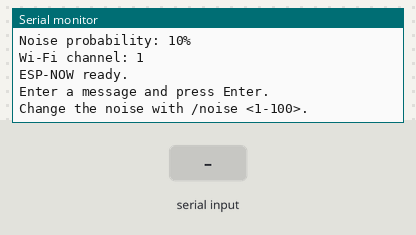
Simulated run of this sketch. Board: ESP32. Shown: the last lines printed to the serial monitor. The test bench sets the inputs (shaded band). Random numbers use the default seed unless the sketch sets one.

Above: at 2.2 s.
2.3 s: "/noise\n" received over Serial
At 3.5 s:
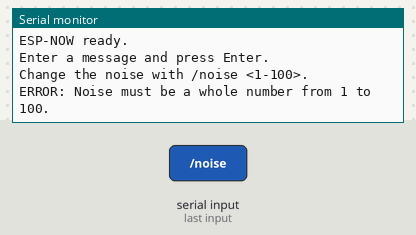
3.8 s: "/\n" received over Serial
At 4.7 s:
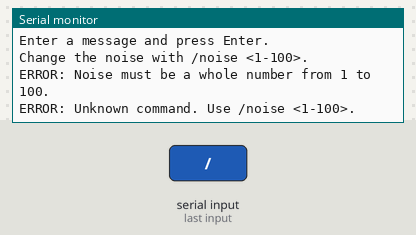
5.3 s: "90,45\n" received over Serial
At 6.1 s:
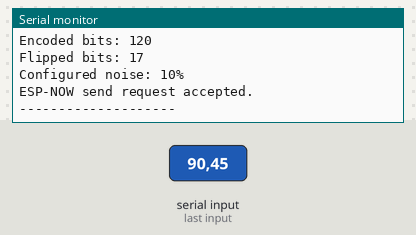
6.8 s: "0\n" received over Serial
8.3 s: "/noise90\n" received over Serial
At 9.4 s:
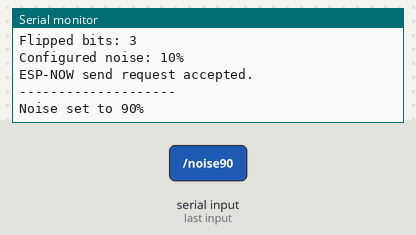

Measured:
- after the input at 2.3 s, the serial monitor: prints a new line at once (image 1)
- after the input at 3.8 s, the serial monitor: prints a new line at once (image 2)
- after the input at 5.3 s, the serial monitor: prints a new line at once (image 3)
- after the input at 8.3 s, the serial monitor: prints a new line at once (image 4)

The sketch:

TXNoiseDebug.ino
```cpp
#include <Arduino.h>
#include <WiFi.h>
#include <esp_now.h>
#include <esp_wifi.h>
#include <esp_system.h>
#include <cstring>

// =====================================================
// CONFIGURATION
// =====================================================

static constexpr uint8_t WIFI_CHANNEL = 1;
static constexpr uint8_t DEFAULT_NOISE_PERCENT = 10;
static constexpr size_t MAX_MESSAGE_LENGTH = 48;

static constexpr uint32_t PACKET_MAGIC = 0x51524543;  // "QREC"
static constexpr uint8_t REPETITION_FACTOR = 3;

// Broadcast MAC: receiver does not need to be configured
// with the transmitter's MAC address.
uint8_t broadcastAddress[] = {
  0xFF, 0xFF, 0xFF, 0xFF, 0xFF, 0xFF
};

// =====================================================
// PACKET FORMAT
//
// Both ESP32s MUST use this exact structure.
// Each character produces 24 encoded bits, packed
// into 3 bytes.
// =====================================================

struct TxPacket {
  uint32_t magic;
  uint32_t sequence;
  uint8_t noisePercent;
  uint8_t messageLength;
  uint16_t flipCount;
  char raw[MAX_MESSAGE_LENGTH];
  uint8_t noisyPacked[MAX_MESSAGE_LENGTH * 3];
};

static_assert(sizeof(TxPacket) <= ESP_NOW_MAX_DATA_LEN,
              "Packet exceeds ESP-NOW v1 payload limit");

uint32_t sequenceNumber = 0;

// Flip probability per transmitted bit copy, 1-100%.
// Changed at runtime with "/noise <1-100>" (the dashboard's
// noise bar sends this before every message).
uint8_t noisePercent = DEFAULT_NOISE_PERCENT;

// =====================================================
// INJECT NOISE
// =====================================================

bool injectNoise(uint8_t &bit) {
  if ((esp_random() % 100) < noisePercent) {
    bit ^= 1;
    return true;
  }

  return false;
}

// =====================================================
// PACK ONE BIT INTO THE OUTPUT BYTE ARRAY
// =====================================================

void packBit(uint8_t *buffer, size_t bitIndex, uint8_t bit) {
  if (bit) {
    buffer[bitIndex / 8] |=
      (uint8_t)(1U << (7 - (bitIndex % 8)));
  }
}

// =====================================================
// BUILD PACKET WITH REPETITION ENCODING + NOISE
// =====================================================

void buildPacket(const String &message, TxPacket &packet) {
  memset(&packet, 0, sizeof(packet));

  packet.magic = PACKET_MAGIC;
  packet.sequence = ++sequenceNumber;
  packet.noisePercent = noisePercent;
  packet.messageLength = (uint8_t)message.length();

  memcpy(packet.raw, message.c_str(), message.length());

  size_t outputBitIndex = 0;

  for (size_t charIndex = 0;
       charIndex < message.length();
       charIndex++) {

    uint8_t character = (uint8_t)message[charIndex];

    // Process each character MSB first.
    for (int bitPosition = 7; bitPosition >= 0; bitPosition--) {
      uint8_t originalBit = (character >> bitPosition) & 1;

      // Repeat each source bit three times.
      for (uint8_t copyIndex = 0;
           copyIndex < REPETITION_FACTOR;
           copyIndex++) {

        uint8_t noisyBit = originalBit;

        if (injectNoise(noisyBit)) {
          packet.flipCount++;
        }

        packBit(packet.noisyPacked, outputBitIndex, noisyBit);
        outputBitIndex++;
      }
    }
  }
}

// =====================================================
// SETUP ESP-NOW
// =====================================================

void setupEspNow() {
  WiFi.mode(WIFI_STA);
  WiFi.disconnect();

  if (esp_wifi_set_channel(
        WIFI_CHANNEL, WIFI_SECOND_CHAN_NONE) != ESP_OK) {
    Serial.println("ERROR: Could not set Wi-Fi channel.");
    while (true) delay(1000);
  }

  if (esp_now_init() != ESP_OK) {
    Serial.println("ERROR: ESP-NOW initialization failed.");
    while (true) delay(1000);
  }

  esp_now_peer_info_t peer = {};
  memcpy(peer.peer_addr, broadcastAddress, 6);
  peer.channel = WIFI_CHANNEL;
  peer.ifidx = WIFI_IF_STA;
  peer.encrypt = false;

  if (esp_now_add_peer(&peer) != ESP_OK) {
    Serial.println("ERROR: Could not add broadcast peer.");
    while (true) delay(1000);
  }
}

// =====================================================
// SERIAL COMMANDS
//
// "/noise <1-100>" sets the flip probability used for
// the following messages. Any line that does not start
// with '/' is sent as a message.
// =====================================================

void handleCommand(const String &line) {
  if (!line.startsWith("/noise")) {
    Serial.println("ERROR: Unknown command. Use /noise <1-100>.");
    return;
  }

  String value = line.substring(6);
  value.trim();

  bool digitsOnly = value.length() > 0 && value.length() <= 3;
  for (size_t i = 0; i < value.length(); i++) {
    if (value[i] < '0' || value[i] > '9') {
      digitsOnly = false;
    }
  }

  const long requested = digitsOnly ? value.toInt() : 0;

  if (requested < 1 || requested > 100) {
    Serial.println("ERROR: Noise must be a whole number from 1 to 100.");
    return;
  }

  if ((uint8_t)requested != noisePercent) {
    noisePercent = (uint8_t)requested;
    Serial.printf("Noise set to %u%%\n", (unsigned)noisePercent);
  }
}

// =====================================================
// SETUP
// =====================================================

void setup() {
  Serial.begin(115200);
  delay(1000);

  Serial.println();
  Serial.println("QRecall TX - ESP-NOW Noise Injection");
  Serial.println("------------------------------------");

  Serial.print("TX MAC: ");
  Serial.println(WiFi.macAddress());

  Serial.print("Noise probability: ");
  Serial.print(noisePercent);
  Serial.println("%");

  Serial.print("Wi-Fi channel: ");
  Serial.println(WIFI_CHANNEL);

  setupEspNow();

  Serial.println("ESP-NOW ready.");
  Serial.println("Enter a message and press Enter.");
  Serial.println("Change the noise with /noise <1-100>.");
}

// =====================================================
// MAIN LOOP
// =====================================================

void loop() {
  if (!Serial.available()) {
    delay(5);
    return;
  }

  String message = Serial.readStringUntil('\n');
  message.trim();

  if (message.length() == 0) {
    return;
  }

  if (message.startsWith("/")) {
    handleCommand(message);
    return;
  }

  if (message.length() > MAX_MESSAGE_LENGTH) {
    Serial.printf(
      "ERROR: Message exceeds %u characters.\n",
      (unsigned)MAX_MESSAGE_LENGTH
    );
    return;
  }

  TxPacket packet;
  buildPacket(message, packet);

  const size_t packetLength = sizeof(packet);

  Serial.println();
  Serial.println("----- TX DEBUG -----");

  Serial.print("Original: ");
  Serial.println(message);

  Serial.printf("Sequence: %lu\n",
                (unsigned long)packet.sequence);

  Serial.printf("Encoded bits: %u\n",
                (unsigned)(message.length() * 24));

  Serial.printf("Flipped bits: %u\n",
                packet.flipCount);

  Serial.printf("Configured noise: %u%%\n",
                packet.noisePercent);

  esp_err_t result = esp_now_send(
    broadcastAddress,
    reinterpret_cast<const uint8_t *>(&packet),
    packetLength
  );

  if (result == ESP_OK) {
    Serial.println("ESP-NOW send request accepted.");
  } else {
    Serial.printf("ESP-NOW send request failed: %d\n",
                  (int)result);
  }

  Serial.println("--------------------");

  // Allow the radio time between transmissions.
  delay(50);
}
```
